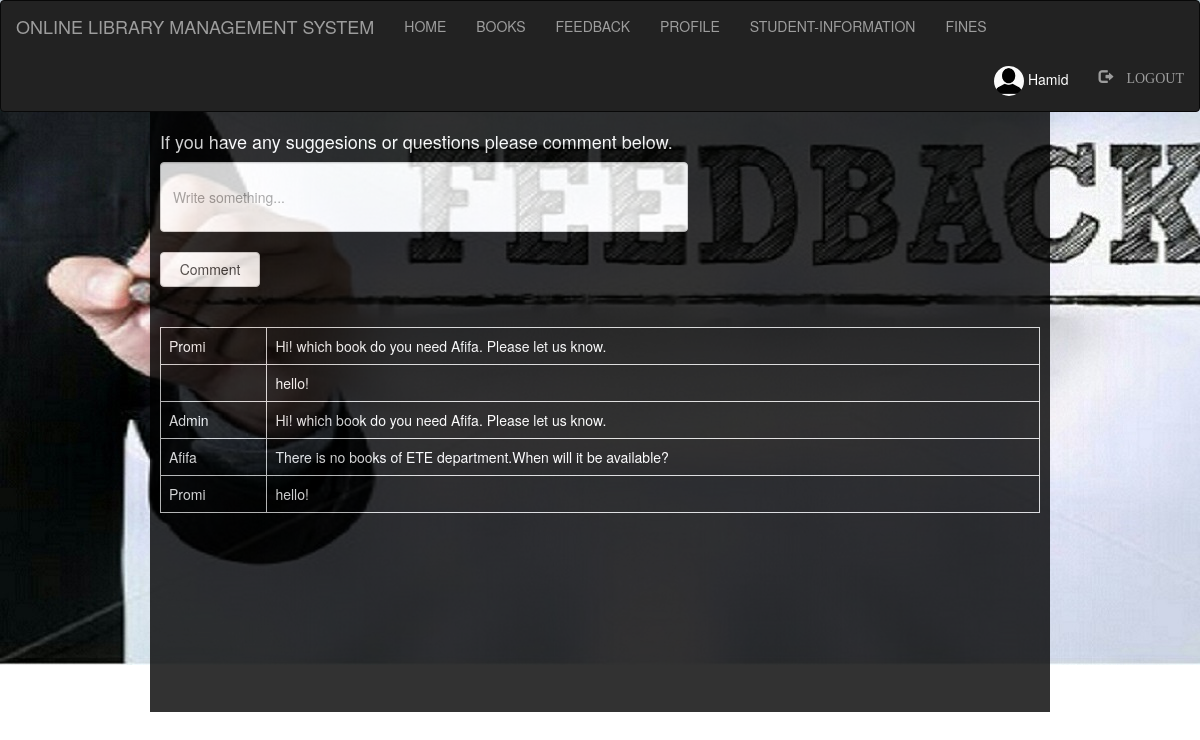
The app's page /Admin_/feedback.php (signed in), older data.
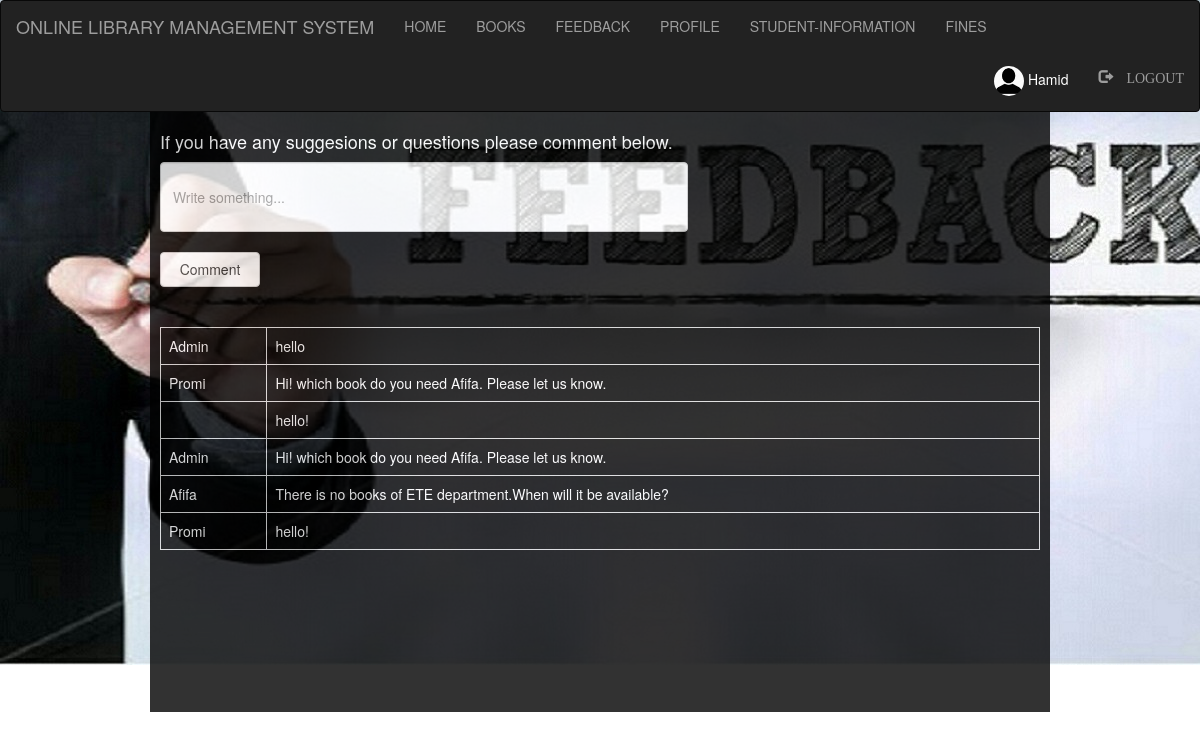
The same page, newer data.
### tables this page shows
CREATE TABLE `comments` (
  `id` int(50) NOT NULL,
  `username` varchar(100) NOT NULL,
  `comment` varchar(500) NOT NULL
);

### Admin_/feedback.php (the view, shortened to what this page needs)
<?php
  include "navbar.php";
  include "connection.php";
?>
<!DOCTYPE html>
<html>
<head>
    <link rel="stylesheet" href="https://maxcdn.bootstrapcdn.com/bootstrap/3.3.7/css/bootstrap.min.css">
</head>
<body>
	<div class="wrapper">
		<h4>If you have any suggesions or questions please comment below.</h4>
		<form style="" action="" method="post">
			<input class="form-control" type="text" name="comment" placeholder="Write something..."><br>
			<input class="btn btn-default" type="submit" name="submit" value="Comment" style="width: 100px; height: 35px;">
		</form>
<br><br>
	<div class="scroll">
		<?php
			if(isset($_POST['submit']))
			{
				$sql="INSERT INTO `comments` VALUES('', 'Admin', '$_POST[comment]');";
				if(mysqli_query($db,$sql))
				{
					$q="SELECT * FROM `comments` ORDER BY `comments`.`id` DESC";
					$res=mysqli_query($db,$q);
				echo "<table class='table table-bordered'>";
					while ($row=mysqli_fetch_assoc($res))
					{
						echo "<tr>";
							echo "<td>"; echo $row['username']; echo "</td>";
							echo "<td>"; echo $row['comment']; echo "</td>";
						echo "</tr>";
					}
				echo "</table>";
				}
			}
			else
			{
				$q="SELECT * FROM `comments` ORDER BY `comments`.`id` DESC";
					$res=mysqli_query($db,$q);
				echo "<table class='table table-bordered'>";
					while ($row=mysqli_fetch_assoc($res))
					{
						echo "<tr>";
							echo "<td>"; echo $row['username']; echo "</td>";
							echo "<td>"; echo $row['comment']; echo "</td>";
						echo "</tr>";
					}
				echo "</table>";
			}
		?>
	</div>
	</div>
</body>
</html>

### Admin_/navbar.php (shortened to what this page needs)
<!DOCTYPE html>
<html>
<head>
	  <link rel="stylesheet" type="text/css" href="style.css">
  	<link rel="stylesheet" href="bootstrap/css/bootstrap.min.css">
</head>
<body>
	    <nav class="navbar navbar-inverse">
      <div class="container-fluid">
          <div class="navbar-header">
            <a class="navbar-brand active">ONLINE LIBRARY MANAGEMENT SYSTEM</a>
          </div>
          <ul class="nav navbar-nav">
            <li><a href="index.php">HOME</a></li>
            <li><a href="books.php">BOOKS</a></li>
            <li><a href="feedback.php">FEEDBACK</a></li>
          </ul>
          <?php
            if(isset($_SESSION['login_user']))
            {?>
                <ul class="nav navbar-nav">
                  <li><a href="profile.php">PROFILE</a></li>
                  <li><a href="student.php">
                    STUDENT-INFORMATION
                  </a></li>
                  <li><a href="fine.php">FINES</a></li>
                </ul>
                <ul class="nav navbar-nav navbar-right">
                  <li><a href="profile.php">
                    <div style="color: white">
                      <?php
                        echo "<img class='img-circle profile_img' height=30 width=30 src='images/".$_SESSION['pic']."'>";
                        echo " ".$_SESSION['login_user'];
                      ?>
                    </div>
                  </a></li>
                  <li><a href="logout.php"><span class="glyphicon glyphicon-log-out"> LOGOUT</span></a></li>
                </ul>
                <?php
            }
          ?>
      </div>
    </nav>
</body>
</html>

### Admin_/style.css (style rules this page uses)
html, body, div, span, object, iframe, h1, h2, h3, h4, h5, h6, p, blockquote, pre, abbr, address, cite, code, del, dfn, em, img, ins, kbd, q, samp, small, strong, sub, sup, var, b, i, dl, dt, dd, ol, ul, li, fieldset, form, label, legend, table, caption, tbody, tfoot, thead, tr, th, td, article, aside, canvas, details, figcaption, figure, footer, header, hgroup, menu, nav, section, summary, time, mark, audio, video { margin:0; padding:0; border:0; outline:0; font-size:100%; vertical-align:baseline; background:transparent; }
body { line-height:1; }
article,aside,details,figcaption,figure, footer,header,hgroup,menu,nav,section { display:block; }
nav ul { list-style:none; }
a { margin:0; padding:0; font-size:100%; vertical-align:baseline; background:transparent; }
table { border-collapse:collapse; border-spacing:0; }
input, select { vertical-align:middle; }
.wrapper { height: 660px; width: 1350px; }
li a { color: white; text-decoration: none; }
input { height: 25px; width: 300px; }

### Admin_/feedback.php (style rules this page uses)
body { background-image: url("images/66.jpg"); background-repeat: no-repeat; }
.wrapper { padding: 10px; margin: -20px auto; width:900px; height: 600px; background-color: black; opacity: .8; color: white; }
.form-control { height: 70px; width: 60%; }
.scroll { width: 100%; height: 300px; overflow: auto; }

Row changes from the older to the newer data that the page shows:
added comments: username "Admin", comment "hello"
